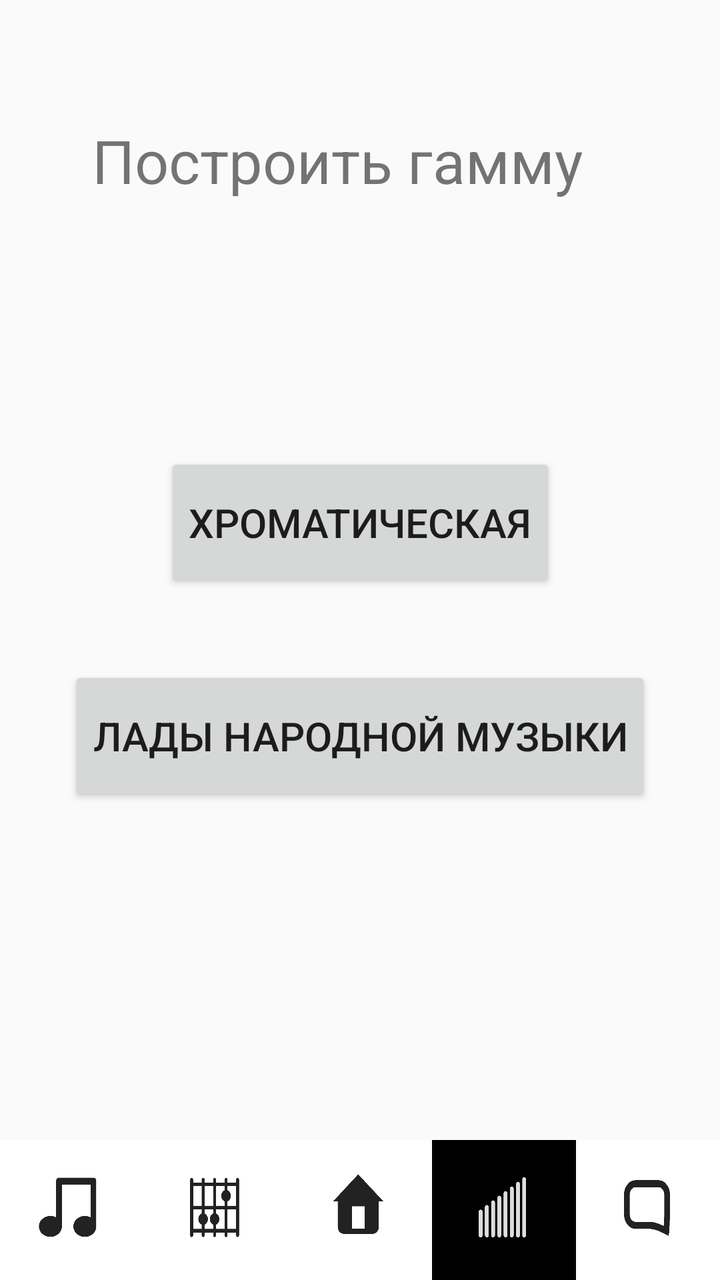
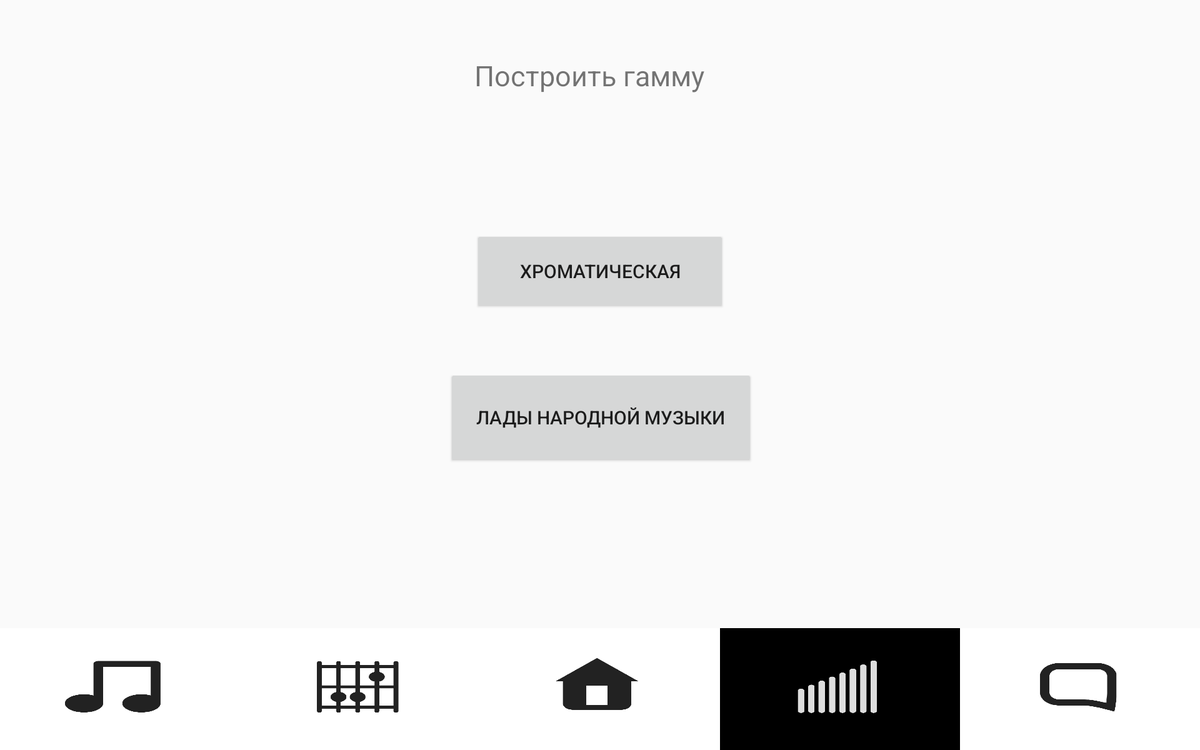

An Android layout and its configuration variant, each rendered on a device that would load it. The default file and the variant file are quoted in full after the pictures.
<!-- AndroidManifest.xml: application theme AppTheme -->
<!-- res/layout/activity_gamma.xml -->
<?xml version="1.0" encoding="utf-8"?>
<android.support.constraint.ConstraintLayout xmlns:android="http://schemas.android.com/apk/res/android"
    xmlns:app="http://schemas.android.com/apk/res-auto"
    xmlns:tools="http://schemas.android.com/tools"
    android:layout_width="match_parent"
    android:layout_height="match_parent"
    tools:context=".chord">

    <LinearLayout
        android:id="@+id/linearLayout"
        android:layout_width="match_parent"
        android:layout_height="70dp"

        android:orientation="horizontal"
        app:layout_constraintBottom_toBottomOf="parent"
        app:layout_constraintStart_toStartOf="parent">

        <Button
            android:id="@+id/interval"
            android:layout_width="100dp"
            android:layout_height="match_parent"
            android:layout_weight="1"
            android:background="@drawable/btn1" />

        <Button
            android:id="@+id/accord"
            android:layout_width="100dp"
            android:layout_height="match_parent"
            android:layout_weight="1"
            android:background="@drawable/btn2"
            android:shape="ring" />

        <Button
            android:id="@+id/klav"
            android:layout_width="100dp"
            android:layout_height="match_parent"
            android:layout_weight="1"
            android:background="@drawable/btn3" />

        <Button
            android:id="@+id/gamma"
            android:layout_width="100dp"
            android:layout_height="match_parent"
            android:layout_weight="1"
            android:background="@drawable/btn4neg" />

        <Button
            android:id="@+id/chat"
            android:layout_width="100dp"
            android:layout_height="match_parent"
            android:layout_weight="1"
            android:background="@drawable/btn5" />

    </LinearLayout>

    <Button
        android:id="@+id/gam1"
        android:layout_width="wrap_content"
        android:layout_height="70dp"
        android:layout_marginStart="8dp"
        android:layout_marginLeft="8dp"
        android:layout_marginTop="56dp"
        android:layout_marginEnd="8dp"
        android:layout_marginRight="8dp"
        android:layout_marginBottom="8dp"
        android:text="Хроматическая"
        android:textSize="20dp"
        app:layout_constraintBottom_toBottomOf="parent"
        app:layout_constraintEnd_toEndOf="parent"
        app:layout_constraintStart_toStartOf="parent"
        app:layout_constraintTop_toBottomOf="@+id/txt"
        app:layout_constraintVertical_bias="0.137" />

    <Button
        android:id="@+id/gam2"
        android:layout_width="wrap_content"
        android:layout_height="70dp"
        android:layout_marginStart="8dp"
        android:layout_marginLeft="8dp"
        android:layout_marginTop="216dp"
        android:layout_marginEnd="8dp"
        android:layout_marginRight="8dp"
        android:layout_marginBottom="8dp"
        android:text="Лады народной музыки"
        android:textSize="20dp"
        app:layout_constraintBottom_toBottomOf="parent"
        app:layout_constraintEnd_toEndOf="parent"
        app:layout_constraintStart_toStartOf="parent"
        app:layout_constraintTop_toBottomOf="@+id/txt"
        app:layout_constraintVertical_bias="0.0" />

    <TextView
        android:id="@+id/txt"
        android:layout_width="268dp"
        android:layout_height="57dp"
        android:layout_marginStart="8dp"
        android:layout_marginLeft="8dp"
        android:layout_marginTop="60dp"
        android:layout_marginEnd="8dp"
        android:layout_marginRight="8dp"
        android:text="Построить гамму "
        android:textSize="30dp"
        app:layout_constraintEnd_toEndOf="parent"
        app:layout_constraintStart_toStartOf="parent"
        app:layout_constraintTop_toTopOf="parent" />
</android.support.constraint.ConstraintLayout>
<!-- resources referenced by this layout -->
<resources>
  <!-- drawable btn1: png bitmap (drawable-v24, 8276 bytes) -->
  <!-- drawable btn2: png bitmap (drawable-v24, 6982 bytes) -->
  <!-- drawable btn3: png bitmap (drawable-v24, 6455 bytes) -->
  <!-- drawable btn4neg: jpg bitmap (drawable-v24, 10007 bytes) -->
  <!-- drawable btn5: png bitmap (drawable-v24, 7631 bytes) -->
  <style name="AppTheme" parent="Theme.AppCompat.DayNight.NoActionBar">
          
          <item name="colorPrimary">@color/colorPrimary</item>
          <item name="colorPrimaryDark">@color/colorPrimaryDark</item>
          <item name="colorAccent">@color/colorAccent</item>
  
  
      </style>
</resources>
<!-- res/layout-xlarge/activity_gamma.xml (the repository's variant of the layout above) -->
<!-- drawn on a large tablet held sideways -->
<?xml version="1.0" encoding="utf-8"?>
<android.support.constraint.ConstraintLayout xmlns:android="http://schemas.android.com/apk/res/android"
    xmlns:app="http://schemas.android.com/apk/res-auto"
    xmlns:tools="http://schemas.android.com/tools"
    android:layout_width="match_parent"
    android:layout_height="match_parent"
    tools:context=".chord">

    <LinearLayout
        android:id="@+id/linearLayout"
        android:layout_width="match_parent"
        android:layout_height="130dp"

        android:orientation="horizontal"
        app:layout_constraintBottom_toBottomOf="parent"
        app:layout_constraintStart_toStartOf="parent">

        <Button
            android:id="@+id/interval"
            android:layout_width="100dp"
            android:layout_height="match_parent"
            android:layout_weight="1"
            android:background="@drawable/btn1" />

        <Button
            android:id="@+id/accord"
            android:layout_width="100dp"
            android:layout_height="match_parent"
            android:layout_weight="1"
            android:background="@drawable/btn2"
            android:shape="ring" />

        <Button
            android:id="@+id/klav"
            android:layout_width="100dp"
            android:layout_height="match_parent"
            android:layout_weight="1"
            android:background="@drawable/btn3" />

        <Button
            android:id="@+id/gamma"
            android:layout_width="100dp"
            android:layout_height="match_parent"
            android:layout_weight="1"
            android:background="@drawable/btn4neg" />

        <Button
            android:id="@+id/chat"
            android:layout_width="100dp"
            android:layout_height="match_parent"
            android:layout_weight="1"
            android:background="@drawable/btn5" />

    </LinearLayout>

    <Button
        android:id="@+id/gam1"
        android:layout_width="268dp"
        android:layout_height="85dp"
        android:layout_marginStart="8dp"
        android:layout_marginLeft="8dp"
        android:layout_marginTop="56dp"
        android:layout_marginEnd="8dp"
        android:layout_marginRight="8dp"
        android:layout_marginBottom="8dp"
        android:text="Хроматическая"
        android:textSize="20dp"
        app:layout_constraintBottom_toBottomOf="parent"
        app:layout_constraintEnd_toEndOf="parent"
        app:layout_constraintStart_toStartOf="parent"
        app:layout_constraintTop_toBottomOf="@+id/txt"
        app:layout_constraintVertical_bias="0.137" />

    <Button
        android:id="@+id/gam2"
        android:layout_width="326dp"
        android:layout_height="101dp"
        android:layout_marginStart="8dp"
        android:layout_marginLeft="8dp"
        android:layout_marginTop="8dp"
        android:layout_marginEnd="8dp"
        android:layout_marginRight="8dp"
        android:layout_marginBottom="8dp"
        android:text="Лады народной музыки"
        android:textSize="20dp"
        app:layout_constraintBottom_toTopOf="@+id/linearLayout"
        app:layout_constraintEnd_toEndOf="parent"
        app:layout_constraintHorizontal_bias="0.501"
        app:layout_constraintStart_toStartOf="parent"
        app:layout_constraintTop_toBottomOf="@+id/gam1"
        app:layout_constraintVertical_bias="0.247" />

    <TextView
        android:id="@+id/txt"
        android:layout_width="268dp"
        android:layout_height="57dp"
        android:layout_marginStart="8dp"
        android:layout_marginLeft="8dp"
        android:layout_marginTop="60dp"
        android:layout_marginEnd="8dp"
        android:layout_marginRight="8dp"
        android:text="Построить гамму "
        android:textSize="30dp"
        app:layout_constraintEnd_toEndOf="parent"
        app:layout_constraintStart_toStartOf="parent"
        app:layout_constraintTop_toTopOf="parent" />
</android.support.constraint.ConstraintLayout>
